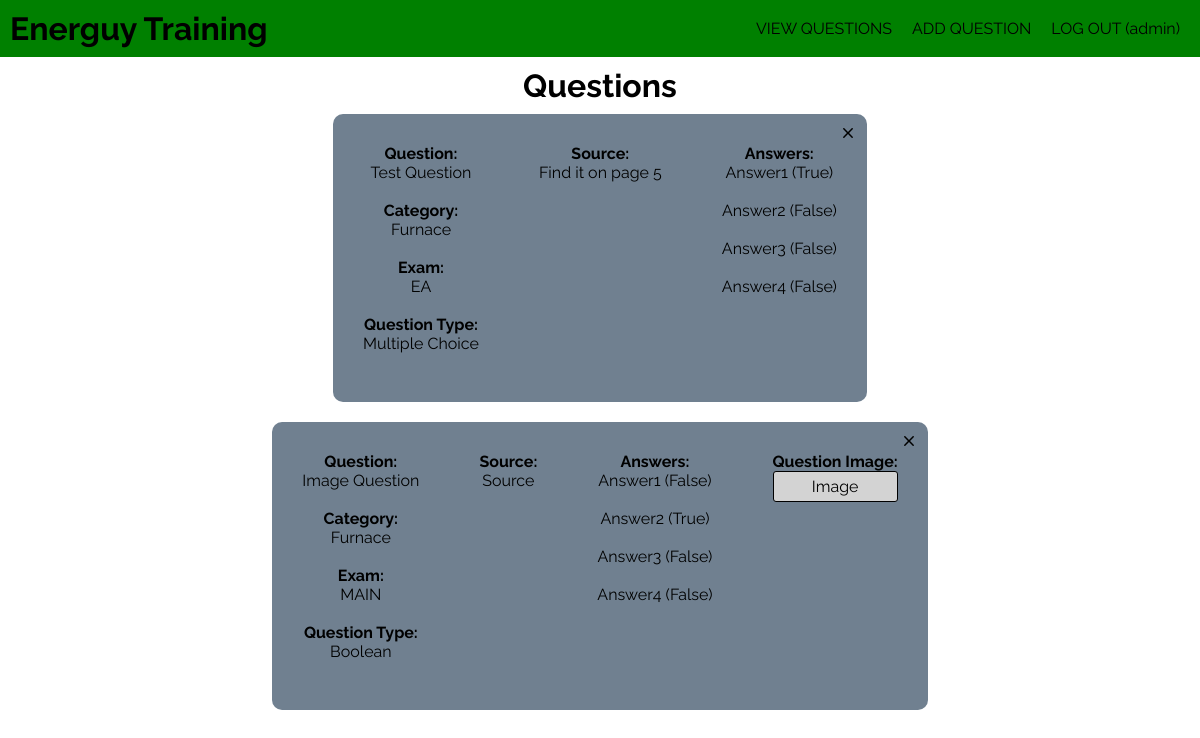
/questions (signed in), run on the app's committed database.
### package/models.py (models this page shows, shortened)
class User(db.Model, UserMixin):
  id = db.Column(db.Integer, primary_key=True)
  username = db.Column(db.String(20), unique=True, nullable=False)
  password = db.Column(db.String(60), nullable=False)

class Question(db.Model):
  id = db.Column(db.Integer, primary_key=True)
  exam = db.Column(db.String(10), nullable=False)
  category = db.Column(db.String(10), nullable=False)
  question = db.Column(db.String(100), nullable=False)
  question_type = db.Column(db.String(100), nullable=False)
  question_image = db.Column(db.String(100), nullable=True)
  answer_1 = db.Column(db.String(100), nullable=False)
  answer_2 = db.Column(db.String(100), nullable=False)
  answer_3 = db.Column(db.String(100), nullable=False)
  answer_4 = db.Column(db.String(100), nullable=False)
  source = db.Column(db.String(100), nullable=False)

### package/routes.py (the view)
@app.route('/questions', methods=['GET', 'POST'])
@login_required
def questions():
  questions = Question.query.all()
  return render_template('questions.html', title = 'Questions', questions=questions)

### package/__init__.py (called while the page is built)
@login_manager.user_loader
def load_user(user_id):
  return User.query.get(int(user_id))

### package/templates/questions.html
{% extends 'base.html' %}
{% block content %}
  <div class="content">
    <h1>Questions</h1>
    {% for question in questions %}
      <div class="question-container">
        <div>
          <h4>Question:</h4>
          <p>{{ question.question }}</p>
          <br>
          <h4>Category:</h4>
          <p>{{ question.category }}</p>
          <br>
          <h4>Exam:</h4>
          <p>{{ question.exam}}</p>
          <br>
          <h4>Question Type:</h4>
          <p>{{ question.question_type }}</p>
          <br>
        </div>
        <div>
          <h4>Source:</h4>
          <p>{{ question.source }}</p>
          <br>
        </div>
        <div>
          <h4>Answers:</h4>
          <p>{{ question.answer_1 }}</p><br>
          <p>{{ question.answer_2 }}</p><br>
          <p>{{ question.answer_3 }}</p><br>
          <p>{{ question.answer_4 }}</p><br>
        </div>
        {% if question.question_image %}
          <div>
            <h4>Question Image:</h4>
            <a target="_blank" class="image-link" href="{{ url_for('static', filename='images/' + question.question_image) }}">Image</a>
          </div>
        {% endif %}
        <a href="/delete/{{ question.id }}">
          <img class="close" src="{{ url_for('static', filename='icons/close.svg') }}">
        </a>
      </div>
    {% endfor %}
  </div>
{% endblock content %}

### package/templates/base.html (shortened to what this page needs)
<!DOCTYPE html>
<html>
  <head>
    <link rel='stylesheet' type='text/css' href="{{ url_for('static', filename='styles.css') }}">
  </head>
  <body>
    <header>
      <a href="{{ url_for('home') }}">
        <h1>Energuy Training</h1>
      </a>
      <nav>
        <ul>
          <a href="{{ url_for('questions') }}">
            VIEW QUESTIONS
          </a>
          <a href="{{ url_for('add_question') }}">
            ADD QUESTION
          </a>
          {% if current_user.is_authenticated %}
            <a href="{{ url_for('logout') }}">
              LOG OUT ({{ current_user.username }})
            </a>
          {% else %}
            <a href="{{ url_for('login') }}">
              LOG IN
            </a>
          {% endif %}
        </ul>
      </nav>
    </header>
    <div class="container">
      {% block content %}
      {% endblock %}
    </div>
  </body>
</html>

### package/static/styles.css (style rules this page uses)
* { padding: 0; margin: 0; box-sizing: border-box; font-family: 'Raleway', sans-serif; }
header { background-color: green; display: flex; position: relative; }
header h1 { padding: 10px; }
header nav { position: absolute; height: 100%; right: 10px; }
header nav ul { position: relative; height: 100%; display: flex; list-style-type: none; }
a { text-decoration: none; color: black }
header nav ul a { display: inline-flex; align-items: center; padding: 10px; }
.container { padding: 10px; }
.content { display: block; margin: auto; text-align: center; }
ul { list-style-type: none; }
.question-container { position: relative; display: inline-flex; background-color: slategray; margin: 10px; border-radius: 10px; }
.question-container div { display: block; padding: 30px; margin: 0 auto; }
.close { position: absolute; right: 10px; top: 10px; }
.image-link { background-color: lightgray; padding: 5px; border: 1px solid black; border-radius: 3px; display: block; }

### data on the page
User: username "admin"
Question: question "Test Question", category "Furnace", exam "EA", question_type "Multiple Choice", source "Find it on page 5", answer_1 "Answer1 (True)", answer_2 "Answer2 (False)", answer_3 "Answer3 (False)", answer_4 "Answer4 (False)"
Question: question "Image Question", category "Furnace", exam "MAIN", question_type "Boolean", source "Source", answer_1 "Answer1 (False)", answer_2 "Answer2 (True)", answer_3 "Answer3 (False)", answer_4 "Answer4 (False)"
